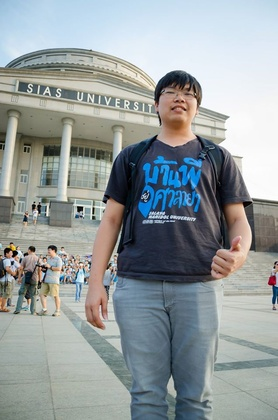
%> input picture raw_data/Ton.jpg, 278 x 420 px, shrunk from 636 x 960 before the run
$ octave Inverting.m   (GNU Octave 9; MATLAB toolbox functions it lacks are replaced by stand-ins)
%> lines starting %> are read from the running program, lines starting %| are printed output that depends on the picture
### project6/myBW.m
function myHist = myBW(Y,n)
if nargin == 1
    myHist = zeros(size(Y,1),1);
else
    myHist = zeros(n,1);
end
for i=1:size(Y,1)
    for j=1:size(Y,2)
        myHist(Y(i,j)+1,1) = myHist(Y(i,j)+1,1)+1;
    end
end

### project6/Inverting.m
clc
clear all

pic_rgb = imread('Ton.jpg');
%> pic_rgb is the input picture: size 420x278x3 uint8; mean R, G, B 148.8, 156.2, 157.4
pic_gray = rgb2gray(pic_rgb);
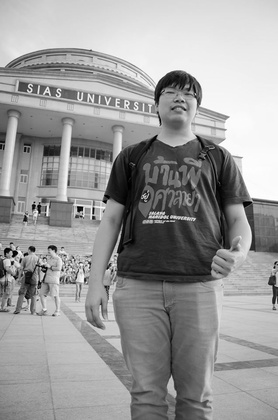
%> pic_gray: size 420x278 uint8; min 0, max 255, mean 154.1
pic_test = pic_gray;

pic_gray = 255 - pic_gray;
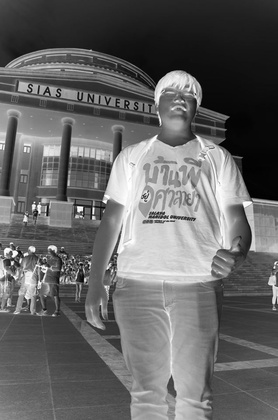
%> pic_gray: size 420x278 uint8; min 0, max 255, mean 100.9

subplot(3,2,1), imshow(pic_rgb);
title('RGB Image');

subplot(3,2,2), show_rgb = myBW(pic_rgb);
%> after the loop in myBW, `for i=1:size(Y,1)`: myHist = 420 values, max 1074 at index 190, min 0 at index 256, mean 278
%> after `show_rgb = myBW(pic_rgb)`: show_rgb has the same summary as myHist in myBW
bar(show_rgb),xlim([0 255])
title('RGB Histogram');

subplot(3,2,3), imshow(pic_test);
title('Gray Image');

subplot(3,2,4), show_test = myBW(pic_test);
%> after `show_test = myBW(pic_test)`: show_test = 420 values, max 1081 at index 239, min 0 at index 256, mean 278
bar(show_test), xlim([0 255])
title('Gray Histogram');

subplot(3,2,5), imshow(pic_gray);
title('Inverting Image');

subplot(3,2,6), show_gray = myBW(pic_gray);
%> after `show_gray = myBW(pic_gray)`: show_gray = 420 values, max 1081 at index 18, min 0 at index 256, mean 278
bar(show_gray), xlim([0 255])
title('Inverting Histogram');
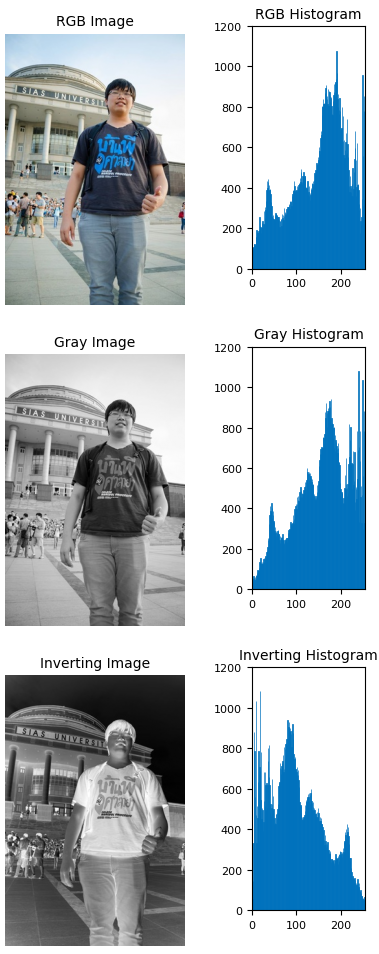
%> figure redrawn from the program's plot data, 6 panels

$ run again, with raw_data/Lhon.jpg copied over raw_data/Ton.jpg
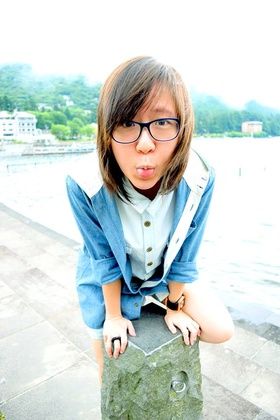
%> input picture raw_data/Lhon.jpg, 280 x 420 px, shrunk from 641 x 960 before the run
%> pic_rgb is the input picture: size 420x280x3 uint8; mean R, G, B 207.6, 217.5, 214.1
%> `pic_gray = rgb2gray(pic_rgb);`:
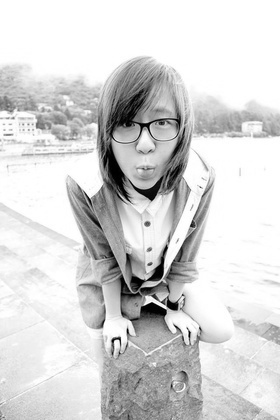
%> pic_gray: size 420x280 uint8; min 0, max 255, mean 214.2
%> `pic_gray = 255 - pic_gray;`:
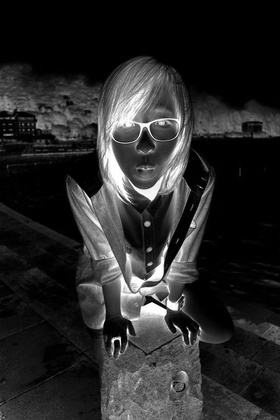
%> pic_gray: size 420x280 uint8; min 0, max 255, mean 40.8
%> after the loop in myBW, `for i=1:size(Y,1)`: myHist = 420 values, max 37415 at index 255, min 0 at index 256, mean 280
%> show_rgb has the same summary as myHist in myBW
%> show_test = 420 values, max 37570 at index 255, min 0 at index 256, mean 280
%> show_gray = 420 values, max 31073 at index 1, min 0 at index 256, mean 280

$ run again, with raw_data/Parn.jpg copied over raw_data/Ton.jpg
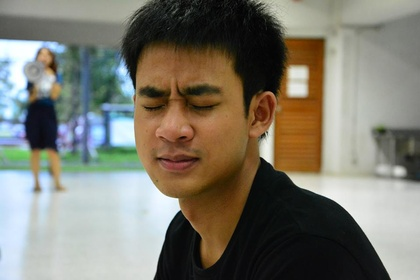
%> input picture raw_data/Parn.jpg, 420 x 280 px, shrunk from 960 x 640 before the run
%> pic_rgb is the input picture: size 280x420x3 uint8; mean R, G, B 124.8, 121.9, 110.4
%> `pic_gray = rgb2gray(pic_rgb);`:
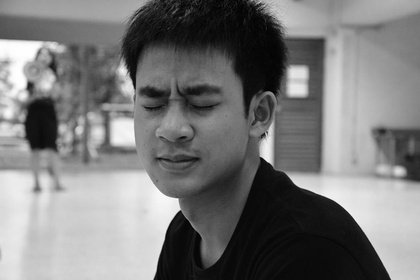
%> pic_gray: size 280x420 uint8; min 0, max 255, mean 121.5
%> `pic_gray = 255 - pic_gray;`:
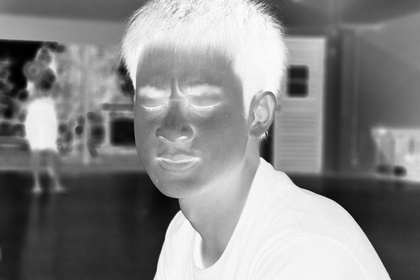
%> pic_gray: size 280x420 uint8; min 0, max 255, mean 133.5
%> after the loop in myBW, `for i=1:size(Y,1)`: myHist = 280 values, max 2713 at index 12, min 0 at index 256, mean 420
%> show_rgb has the same summary as myHist in myBW
%> show_test = 280 values, max 2258 at index 12, min 0 at index 256, mean 420
%> show_gray = 280 values, max 2258 at index 245, min 0 at index 256, mean 420
